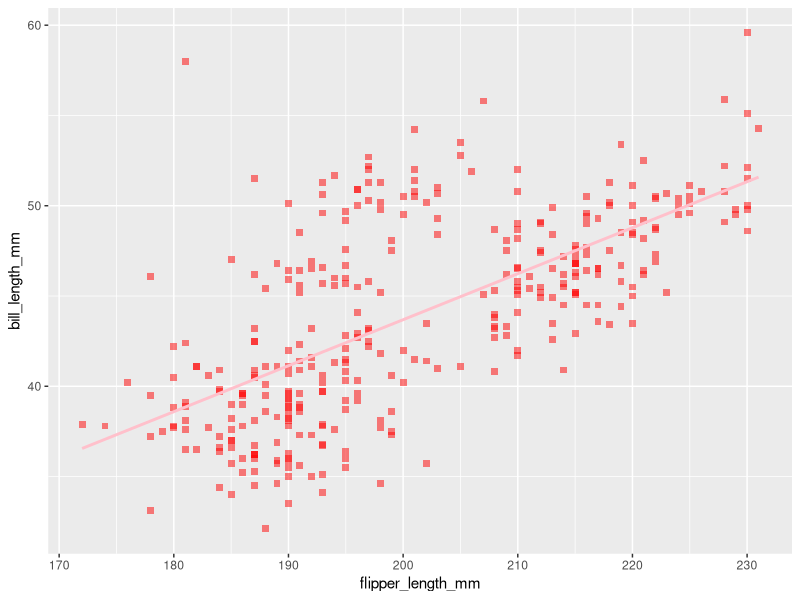
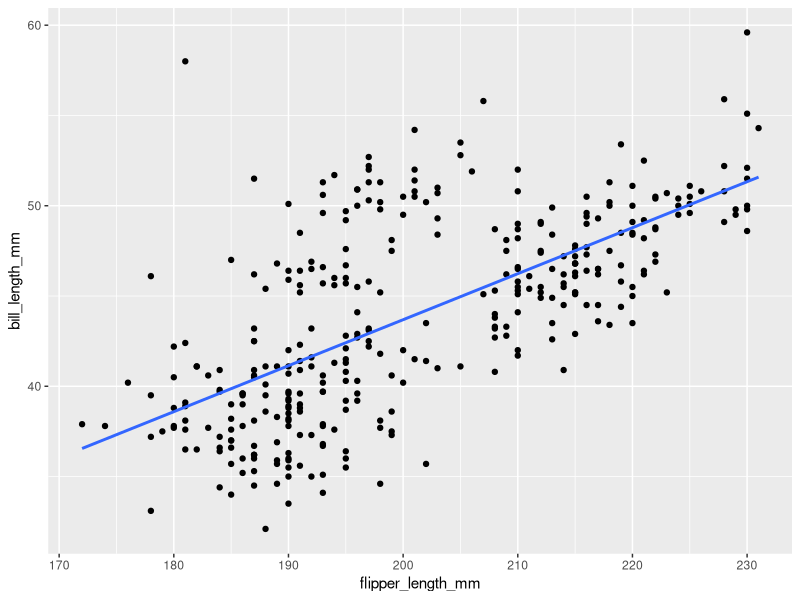
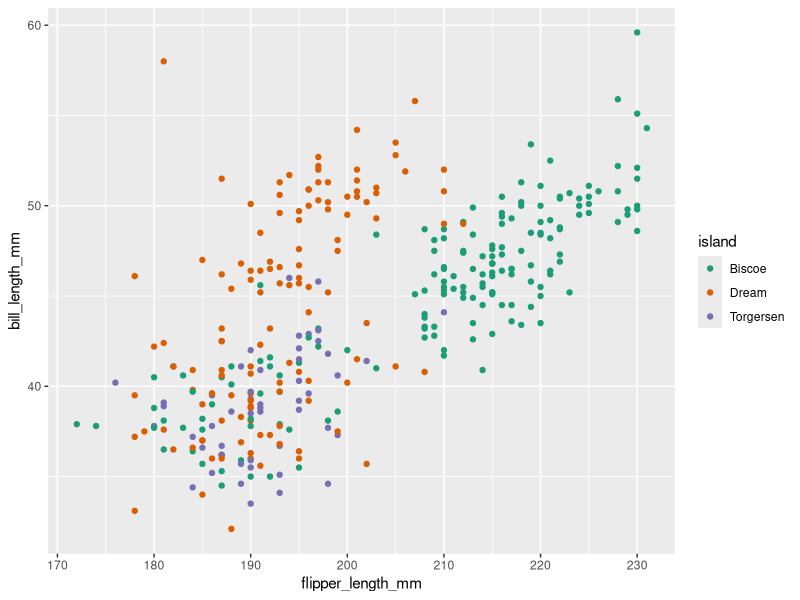
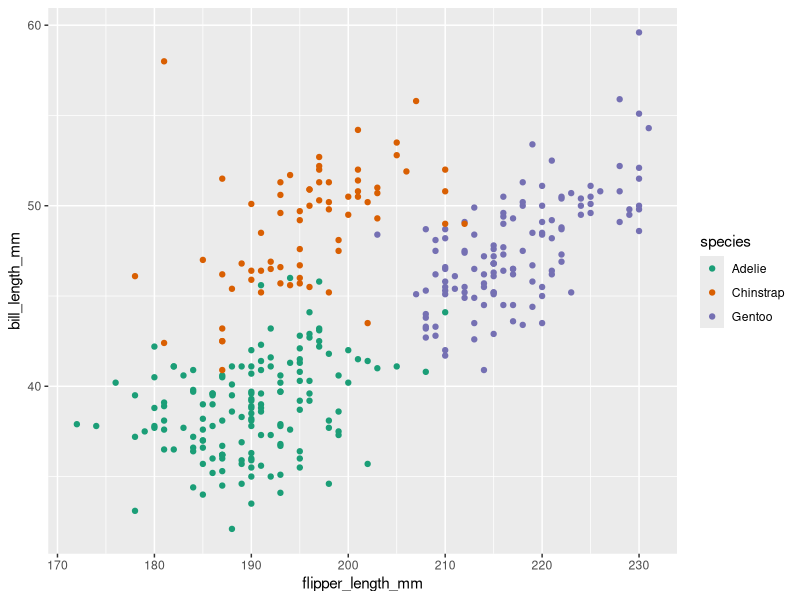
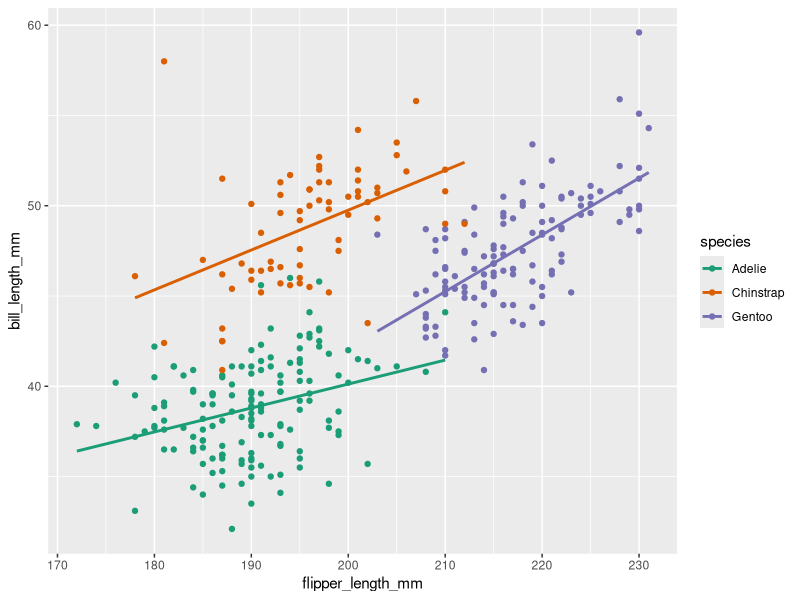
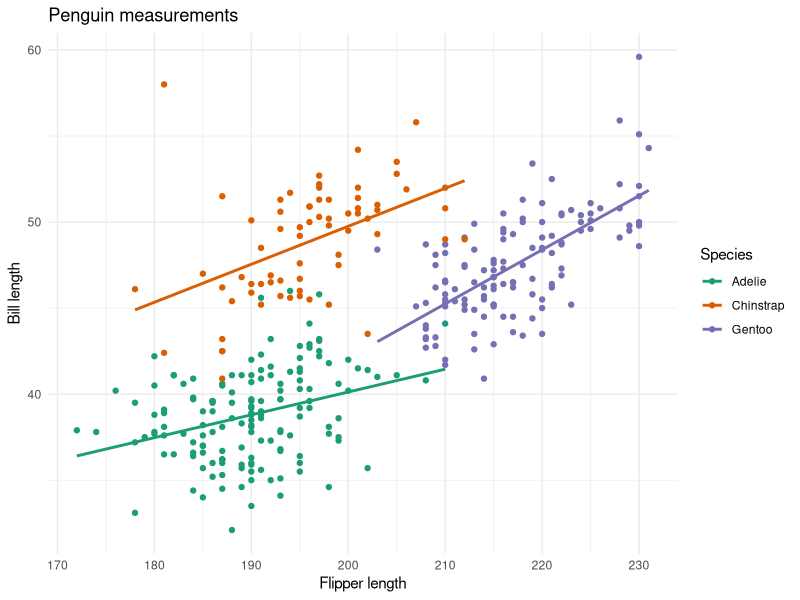

Write the R code that produced these figures, in order.
# scatterplots in R

library(tidyverse)
library(modeldata)

View(penguins)

ggplot(penguins, aes(x = flipper_length_mm,
                     y = bill_length_mm)) + 
  geom_point(size = 2,
             color = "red",
             shape = "square",
             alpha = .5) +
  geom_smooth(method = "lm",
              se = FALSE,
              color = "pink") # not ideal color choices

ggplot(penguins, aes(x = flipper_length_mm,
                     y = bill_length_mm)) + 
  geom_point() +
  geom_smooth(method = "lm",
              se = FALSE)

lm(bill_length_mm ~ flipper_length_mm,
   data = penguins)

ggplot(penguins, aes(x = flipper_length_mm,
                     y = bill_length_mm,
                     color = island)) + 
  geom_point() +
  scale_color_brewer(palette = "Dark2")

ggplot(penguins, aes(x = flipper_length_mm,
                     y = bill_length_mm,
                     color = species)) + 
  geom_point() +
  scale_color_brewer(palette = "Dark2")

table(penguins$species,
      penguins$island)

ggplot(penguins, aes(x = flipper_length_mm,
                     y = bill_length_mm,
                     color = species)) + 
  geom_point() +
  geom_smooth(method = "lm",
              se = FALSE) +
  scale_color_brewer(palette = "Dark2")

ggplot(penguins, aes(x = flipper_length_mm,
                     y = bill_length_mm,
                     color = species)) + 
  geom_point() +
  geom_smooth(method = "lm",
              se = FALSE) +
  scale_color_brewer(palette = "Dark2") +
  labs(x = "Flipper length",
       y = "Bill length",
       color = "Species",
       title = "Penguin measurements") +
  theme_minimal()
